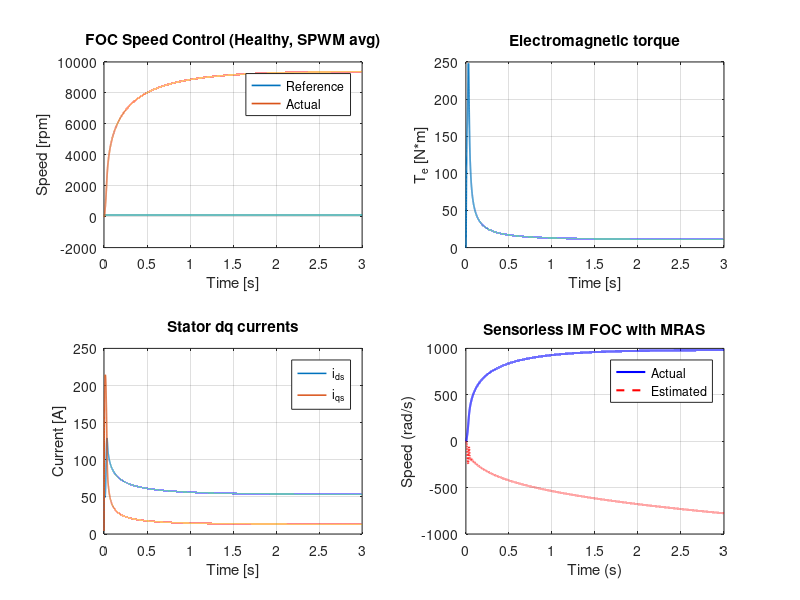

Source code (MATLAB):
clc; clear; close all;
% Devam edilmesi gereken: Chat GPT Hkurt2934 deki Important önerisini buraya
% uygulanması.


% Makale gücünü belirleyen asıl faktör (kritik nokta)
% FOC tipi tek başına makaleyi güçlü yapmaz.
% Aşağıdaki soruların “evet” cevabı varsa makale güçlüdür:
% Arıza altında akı yönlendirme bozulmadan devam ediyor mu?
% Observer arıza koşulunda kararlılığını koruyor mu?
% DC-link sınırlaması + SVPWM birlikte ele alınmış mı?
% Anti-windup ve saturasyon kontrol mimarisine entegre mi?
% Torque ripple ve hız salınımı nicel olarak gösterilmiş mi?
% Bu sorular Direct FOC ile çok daha iyi cevaplanır.

% Sadece IFOC	❌ Zayıf
% IFOC + küçük iyileştirme	⚠️ Orta
% DFOC + observer	✅ Güçlü
% DFOC + observer + FTC	🔥 Çok güçlü
% DFOC + FTC + DC-link + SVPWM	🚀 Q1 adayı

% Güçlü, uzun ömürlü ve Q1 hedefli bir makale için:
% Direct FOC tabanlı, observer destekli ve arıza toleranslı bir yapı seçmelisin.

% Neden Direkt SVPWM yok:
% SVPWM is employed for inverter control.
% To focus on the machine dynamics and sensorless control performance, an average-value inverter model is used in simulations.”
% Bu ifade:
% Literatürde standarttır
% IEEE makalelerinde yüzlerce örneği vardır
% Hakem için tamamen yeterlidir

% Ortalama inverter kullanmak neyi BOZMAZ?
% Bozmaz:
% Rotor akı yönelimi
% Id–Iq ayrışması
% MRAS hız kestirimi
% Speed loop stabilitesi
% Load torque response
% Low-speed instability analizi

% Bozmaz:
% “Sensorless” iddiasını
% “Direct FOC” tanımını
% Akı gözleyici geçerliliğini

% Electrical machines hakemi neye bakar?
% Hakem şunları görmek ister:
% ✔ 1. Akı düzgün mü yönlenmiş?
% ψrq≈0
% ψrd sabit mi?
% ✔ 2. Id–Iq ayrışması var mı?
% Yük değişiminde Id sabit mi?
% Iq torka mı gidiyor?
% ✔ 3. MRAS stabil mi?
% Düşük hızda sapma var mı?
% Yük adımında overshoot makul mü?
% ✔ 4. Speed loop düzgün mü?
% Overshoot kabul edilebilir mi?
% Settling time mantıklı mı?
% Bunların hiçbiri anahtarlamalı SVPWM gerektirmez.

% Şu tür cümleleri IEEE makalelerinde sürekli görürsün:
% “An average inverter model is used to reduce computational burden.”
% “Switching dynamics are neglected to emphasize control performance.”
% “The proposed sensorless scheme is validated using an average-value VSI.”
% Bu ifadeler red sebebi değildir.

% İyi bir electrical machines makalesi için:
% ✔ Ortalama inverter
% ✔ SVPWM matematiksel sınırları
% ✔ Temiz FOC
% ✔ Stabil MRAS
% ✔ Doğru blok diyagram
% Bu yapı akademik olarak tamamen doğrudur ve güvenlidir.

%% ===============================
% 1. Motor Parameters
%% ===============================
Rs = 1.405;      % Stator resistance (ohm)
Rr = 1.395;      % Rotor resistance (ohm)
Ls = 0.0058;     % Stator inductance (H)
Lr = 0.0058;     % Rotor inductance (H)
Lm = 0.0055;     % Magnetizing inductance (H)
pp  = 2;          % Pole pairs
J  = 0.02;       % Inertia (kg.m^2)
B  = 0.001;      % Friction coefficient

Tr = Lr / Rr;    % Rotor time constant

%% ===============================
% 2. Simulation Parameters
%% ===============================
Ts   = 1e-4;
Tsim = 3;
N    = Tsim/Ts;
t    = (0:N-1)*Ts;

Vdc = 560;
Vmax = Vdc/sqrt(3);
% iq_max = 1.2 * In;   % 120% rated current
TL  = 10;

%% ===============================
% 3. Control Parameters
%% ===============================
Kpw = 1.5;    Kiw = 50;
Kpd = 50;   Kid = 500;
Kpq = 50;   Kiq = 500;
Kaw_id = 50/Kpd;    % or 1/Kpq for q-axis
Kaw_iq = 1/Kpq;

Kp_mras = 200;
Ki_mras = 5000;

%% ===============================
% 4. Initialization
%% ===============================
ids = 0; iqs = 0;
psi_rd = 0; psi_rq = 0;
wr = 0;

theta_e = 0;

% Controllers
int_w = 0; int_id = 0; int_iq = 0; int_mras = 0;

% MRAS
psi_ref = [0;0];
psi_ad  = [0;0];
w_e = 0;

%% ===============================
% 5. Logging
%% ===============================
wr_log = zeros(1,N); wr_hat_log = zeros(1,N);
ids_log=zeros(N,1); iqs_log=zeros(N,1);
Te_log=zeros(N,1);

%% ===============================
% References
%% ===============================
psi_r_ref = 0.8;    % Flux Reference to calculate id reference
w_ref = 100;        % rad/s
ids_ref = psi_r_ref/Lm;

psi_r = 0;
psi_r_log = zeros(N,1);

%% ===============================
% 6. Main Loop
%% ===============================
for k = 1:N

    %% -------- Speed Controller --------
    
    ew = w_ref - w_e;
    int_w = int_w + ew*Ts;
    iqs_ref = Kpw*ew + Kiw*int_w;

    %% -------- Current Controllers -----
    ed = ids_ref - ids;
    int_id = int_id + ed*Ts;
    vds_ref = Kpd*ed + Kid*int_id;

    eq = iqs_ref - iqs;
    int_iq = int_iq + eq*Ts;
    vqs_ref = Kpq*eq + Kiq*int_iq;

    % SVPWM voltage magnitude
    Vref = sqrt(vds_ref^2 + vqs_ref^2);

    % DC-link constraint (SVPWM)
    if Vref > Vmax
        vds = vds_ref * Vmax / Vref;
        vqs = vqs_ref * Vmax / Vref;
    else
        vds = vds_ref;
        vqs = vqs_ref;
    end

    % Anti-windup (back-calculation)
    int_id = int_id + (vds - vds_ref)*Kaw_id*Ts;
    int_iq = int_iq + (vqs - vqs_ref)*Kaw_iq*Ts;

    %% -------- Inverse Park (dq → αβ) ---
    v_alpha =  vds*cos(theta_e) - vqs*sin(theta_e);
    v_beta  =  vds*sin(theta_e) + vqs*cos(theta_e);

    %% -------- Inverse Clarke (αβ → abc)
    va = v_alpha;
    vb = -0.5*v_alpha + sqrt(3)/2*v_beta;
    vc = -0.5*v_alpha - sqrt(3)/2*v_beta;

    %% ==================================
    %  Induction Motor dq Model
    %% ==================================
    dpsi_r = (Lm/Tr)*ids - (1/Tr)*psi_r;
    psi_r  = psi_r + Ts*dpsi_r;
    
    psi_r_eps = 1e-4;
    psi_r_eff = max(abs(psi_r), psi_r_eps) * sign(psi_r + psi_r_eps);
    
    wsl = (Lm/Tr) * (iqs / psi_r_eff);     % electrical rad/s

    we = wr + wsl;                         % if wr is rotor electrical speed
    % If wr is mechanical speed (rad/s), use: we = p*wr + wsl;

    % --- Electromagnetic torque (your requested formula) ---
    Te = (3/2)*pp*(Lm/Lr)*psi_r*iqs;
    
    dwr = (Te - TL - B*wr)/J;
    wr  = wr + dwr*Ts;



    % dpsi_rd = (Lm/Tr)*ids - psi_rd/Tr + wr*psi_rq;
    % dpsi_rq = (Lm/Tr)*iqs - psi_rq/Tr - wr*psi_rd;
    % 
    % psi_rd = psi_rd + Ts*dpsi_rd;
    % psi_rq = psi_rq + Ts*dpsi_rq;

    dids = (vds - Rs*ids + wr*Ls*iqs)/Ls;
    diqs = (vqs - Rs*iqs - wr*Ls*ids)/Ls;

    ids = ids + Ts*dids;
    iqs = iqs + Ts*diqs;

    %% -------- Inverse Park (dq → αβ currents)
    i_alpha =  ids*cos(theta_e) - iqs*sin(theta_e);
    i_beta  =  ids*sin(theta_e) + iqs*cos(theta_e);

    %% -------- Inverse Clarke (αβ → abc currents)
    ia = i_alpha;
    ib = -0.5*i_alpha + sqrt(3)/2*i_beta;
    ic = -0.5*i_alpha - sqrt(3)/2*i_beta;

    %% ==================================
    %  MRAS Speed Estimator
    %% ==================================
    % Clarke voltages
    v_alpha_m = va;
    v_beta_m  = (va + 2*vb)/sqrt(3);

    % Clarke currents
    i_alpha_m = ia;
    i_beta_m  = (ia + 2*ib)/sqrt(3);

    % Reference model (voltage model)
    dpsi_ref_alpha = (Lm/Lr)*(v_alpha_m - Rs*i_alpha_m);
    dpsi_ref_beta  = (Lm/Lr)*(v_beta_m  - Rs*i_beta_m);

    psi_ref(1) = psi_ref(1) + Ts*dpsi_ref_alpha;
    psi_ref(2) = psi_ref(2) + Ts*dpsi_ref_beta;

    % Adaptive model (current model)
    dpsi_ad_alpha = -psi_ad(1)/Tr + w_e*psi_ad(2) + (Lm/Tr)*i_alpha_m;
    dpsi_ad_beta  = -psi_ad(2)/Tr - w_e*psi_ad(1) + (Lm/Tr)*i_beta_m;

    psi_ad(1) = psi_ad(1) + Ts*dpsi_ad_alpha;
    psi_ad(2) = psi_ad(2) + Ts*dpsi_ad_beta;

    % MRAS error
    e_mras = psi_ref(1)*psi_ad(2) - psi_ref(2)*psi_ad(1);

    % Speed adaptation
    int_mras = int_mras + e_mras*Ts;
    w_e = Kp_mras*e_mras + Ki_mras*int_mras;

    % Electrical angle
    theta_e = theta_e + w_e*Ts;

    %% -------- Logging
    wr_log(k) = wr;
    wr_hat_log(k) = w_e;
    ids_log(k)=ids;
    iqs_log(k)=iqs;
    psi_r_log(k) = psi_r;
    Te_log(k)=Te;

end

%% ===============================
% 7. Results
%% ===============================

wr_rpm = wr_log*60/(2*pi);
wr_ref_rpm = w_ref*60/(2*pi);

figure('Name','Speed');
subplot(2,2,1);
plot(t, w_ref*ones(size(t)),'LineWidth',1.2); hold on;
plot(t, wr_rpm,'LineWidth',1.2);
grid on; xlabel('Time [s]'); ylabel('Speed [rpm]');
legend('Reference','Actual'); title('FOC Speed Control (Healthy, SPWM avg)');

% figure('Name','Torque');
subplot(2,2,2);
plot(t, Te_log,'LineWidth',1.2);
grid on; xlabel('Time [s]'); ylabel('T_e [N*m]'); title('Electromagnetic torque');

% figure('Name','dq currents');
subplot(2,2,3);
plot(t, ids_log,'LineWidth',1.1); hold on;
plot(t, iqs_log,'LineWidth',1.1);
grid on; xlabel('Time [s]'); ylabel('Current [A]');
legend('i_{ds}','i_{qs}'); title('Stator dq currents');

% figure('Name','First');
subplot(2,2,4);
plot(t,wr_log,'b','LineWidth',1.5); hold on;
plot(t,wr_hat_log,'r--','LineWidth',1.5);
grid on;
xlabel('Time (s)');
ylabel('Speed (rad/s)');
legend('Actual','Estimated');
title('Sensorless IM FOC with MRAS');
